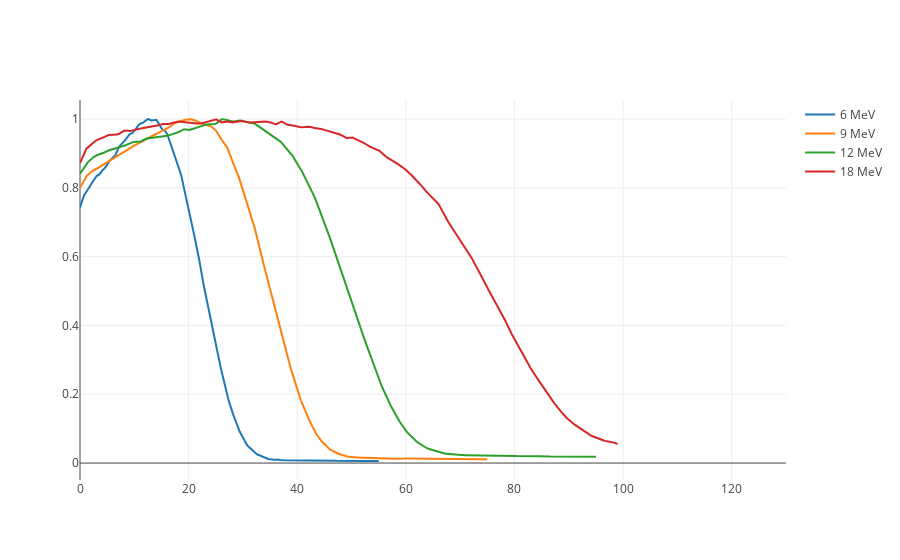

Notebook code cell kept with this figure:
### Code cell
pdd6 = Scatter(x = pdd6e[:,0],
               y = pdd6e[:,1],
               name ='6 MeV',
               mode = 'lines')
pdd9 = Scatter(x = pdd9e[:,0],
                 y = pdd9e[:,1],
                 name ='9 MeV',
                 mode = 'lines')

pdd12= Scatter(x = pdd12e[:,0],
                 y = pdd12e[:,1],
                 name ='12 MeV',
                 mode = 'line')
pdd18e[:,1]=pdd18e[:,1]/(pdd18e[:,1].max())
pdd18= Scatter(x = pdd18e[:,0],
                 y = pdd18e[:,1],
                 name ='18 MeV',
                 mode = 'line')



layout = go.Layout(
    xaxis=dict(
    range=[0,130])    
)

fig = dict(data=[pdd6,pdd9, pdd12, pdd18], layout=layout)
iplot(fig, image='svg')

### Figure 1 — Plotly figure (JSON) as saved in the notebook; plotly's stock layout.template omitted (floating-point values rounded to 4 significant figures; data arrays with more than 128 entries replaced by an {"elided": "..."} marker saying what was removed)
{"data": [{"mode": "lines", "name": "6 MeV", "type": "scatter", "x": {"elided": "2000 float values"}, "y": {"elided": "2000 float values"}}, {"mode": "lines", "name": "9 MeV", "type": "scatter", "x": {"elided": "2000 float values"}, "y": {"elided": "2000 float values"}}, {"mode": "line", "name": "12 MeV", "type": "scatter", "x": {"elided": "2000 float values"}, "y": {"elided": "2000 float values"}}, {"mode": "line", "name": "18 MeV", "type": "scatter", "x": {"elided": "2000 float values"}, "y": {"elided": "2000 float values"}}], "layout": {"xaxis": {"range": [0, 130]}}}
